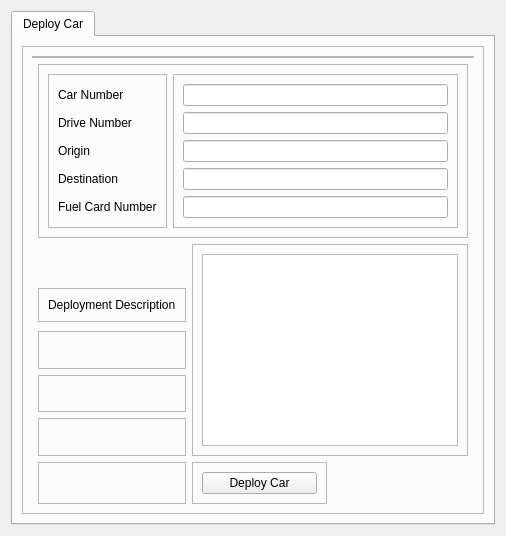
      <widget class="QWidget" name="page_8">
       <layout class="QGridLayout" name="gridLayout_56">
        <item row="0" column="0">
         <widget class="QTabWidget" name="tabWidget_3">
          <property name="currentIndex">
           <number>0</number>
          </property>
          <widget class="QWidget" name="tab_12">
           <attribute name="title">
            <string>Deploy Car</string>
           </attribute>
           <layout class="QHBoxLayout" name="horizontalLayout">
            <item>
             <widget class="QFrame" name="frame_39">
              <property name="frameShape">
               <enum>QFrame::StyledPanel</enum>
              </property>
              <property name="frameShadow">
               <enum>QFrame::Raised</enum>
              </property>
              <layout class="QGridLayout" name="gridLayout_63">
               <item row="1" column="1" colspan="3">
                <widget class="QFrame" name="frame_40">
                 <property name="frameShape">
                  <enum>QFrame::StyledPanel</enum>
                 </property>
                 <property name="frameShadow">
                  <enum>QFrame::Raised</enum>
                 </property>
                 <layout class="QGridLayout" name="gridLayout_62">
                  <item row="0" column="0">
                   <widget class="QFrame" name="frame_41">
                    <property name="frameShape">
                     <enum>QFrame::StyledPanel</enum>
                    </property>
                    <property name="frameShadow">
                     <enum>QFrame::Raised</enum>
                    </property>
                    <layout class="QGridLayout" name="gridLayout_57">
                     <item row="3" column="0">
                      <widget class="QLabel" name="label_19">
                       <property name="text">
                        <string>Drive Number</string>
                       </property>
                      </widget>
                     </item>
                     <item row="7" column="0">
                      <widget class="QLabel" name="label_64">
                       <property name="text">
                        <string>Fuel Card Number</string>
                       </property>
                      </widget>
                     </item>
                     <item row="6" column="0">
                      <widget class="QLabel" name="label_63">
                       <property name="text">
                        <string>Destination</string>
                       </property>
                      </widget>
                     </item>
                     <item row="5" column="0">
                      <widget class="QLabel" name="label_62">
                       <property name="text">
                        <string>Origin</string>
                       </property>
                      </widget>
                     </item>
                     <item row="2" column="0">
                      <widget class="QLabel" name="label_12">
                       <property name="text">
                        <string>Car Number</string>
                       </property>
                      </widget>
                     </item>
                    </layout>
                   </widget>
                  </item>
                  <item row="0" column="1">
                   <widget class="QFrame" name="frame_43">
                    <property name="frameShape">
                     <enum>QFrame::StyledPanel</enum>
                    </property>
                    <property name="frameShadow">
                     <enum>QFrame::Raised</enum>
                    </property>
                    <layout class="QGridLayout" name="gridLayout_59">
                     <item row="0" column="0">
                      <widget class="QLineEdit" name="licensenumber_2"/>
                     </item>
                     <item row="1" column="0">
                      <widget class="QLineEdit" name="driverid_2"/>
                     </item>
                     <item row="2" column="0">
                      <widget class="QLineEdit" name="origin"/>
                     </item>
                     <item row="3" column="0">
                      <widget class="QLineEdit" name="destination"/>
                     </item>
                     <item row="4" column="0">
                      <widget class="QLineEdit" name="fuelcardnumber"/>
                     </item>
                    </layout>
                   </widget>
                  </item>
                 </layout>
                </widget>
               </item>
               <item row="2" column="2" rowspan="5" colspan="2">
                <widget class="QFrame" name="frame_44">
                 <property name="frameShape">
                  <enum>QFrame::StyledPanel</enum>
                 </property>
                 <property name="frameShadow">
                  <enum>QFrame::Raised</enum>
                 </property>
                 <layout class="QGridLayout" name="gridLayout_60">
                  <item row="0" column="0">
                   <widget class="QTextEdit" name="deploymentdescription"/>
                  </item>
                 </layout>
                </widget>
               </item>
               <item row="5" column="1">
                <widget class="QFrame" name="frame_54">
                 <property name="frameShape">
                  <enum>QFrame::StyledPanel</enum>
                 </property>
                 <property name="frameShadow">
                  <enum>QFrame::Raised</enum>
                 </property>
                </widget>
               </item>
               <item row="1" column="0" rowspan="2">
                <widget class="QFrame" name="frame_52">
                 <property name="frameShape">
                  <enum>QFrame::StyledPanel</enum>
                 </property>
                 <property name="frameShadow">
                  <enum>QFrame::Raised</enum>
                 </property>
                </widget>
               </item>
               <item row="6" column="1">
                <widget class="QFrame" name="frame_49">
                 <property name="frameShape">
                  <enum>QFrame::StyledPanel</enum>
                 </property>
                 <property name="frameShadow">
                  <enum>QFrame::Raised</enum>
                 </property>
                </widget>
               </item>
               <item row="7" column="0">
                <widget class="QFrame" name="frame_46">
                 <property name="frameShape">
                  <enum>QFrame::StyledPanel</enum>
                 </property>
                 <property name="frameShadow">
                  <enum>QFrame::Raised</enum>
                 </property>
                </widget>
               </item>
               <item row="7" column="2">
                <widget class="QFrame" name="frame_50">
                 <property name="frameShape">
                  <enum>QFrame::StyledPanel</enum>
                 </property>
                 <property name="frameShadow">
                  <enum>QFrame::Raised</enum>
                 </property>
                 <layout class="QGridLayout" name="gridLayout_61">
                  <item row="0" column="0">
                   <widget class="QPushButton" name="deploycarbutton">
                    <property name="text">
                     <string>Deploy Car</string>
                    </property>
                   </widget>
                  </item>
                 </layout>
                </widget>
               </item>
               <item row="3" column="1" alignment="Qt::AlignTop">
                <widget class="QFrame" name="frame_42">
                 <property name="frameShape">
                  <enum>QFrame::StyledPanel</enum>
                 </property>
                 <property name="frameShadow">
                  <enum>QFrame::Raised</enum>
                 </property>
                 <layout class="QGridLayout" name="gridLayout_58">
                  <item row="0" column="0">
                   <widget class="QLabel" name="label_65">
                    <property name="text">
                     <string>Deployment Description</string>
                    </property>
                   </widget>
                  </item>
                 </layout>
                </widget>
               </item>
               <item row="0" column="0" colspan="5">
                <widget class="QFrame" name="frame_51">
                 <property name="frameShape">
                  <enum>QFrame::StyledPanel</enum>
                 </property>
                 <property name="frameShadow">
                  <enum>QFrame::Raised</enum>
                 </property>
                </widget>
               </item>
               <item row="3" column="0">
                <widget class="QFrame" name="frame_53">
                 <property name="frameShape">
                  <enum>QFrame::StyledPanel</enum>
                 </property>
                 <property name="frameShadow">
                  <enum>QFrame::Raised</enum>
                 </property>
                </widget>
               </item>
               <item row="6" column="4" rowspan="2">
                <widget class="QFrame" name="frame_48">
                 <property name="frameShape">
                  <enum>QFrame::StyledPanel</enum>
                 </property>
                 <property name="frameShadow">
                  <enum>QFrame::Raised</enum>
                 </property>
                </widget>
               </item>
               <item row="1" column="4" rowspan="3">
                <widget class="QFrame" name="frame_45">
                 <property name="frameShape">
                  <enum>QFrame::StyledPanel</enum>
                 </property>
                 <property name="frameShadow">
                  <enum>QFrame::Raised</enum>
                 </property>
                </widget>
               </item>
               <item row="7" column="1">
                <widget class="QFrame" name="frame_47">
                 <property name="frameShape">
                  <enum>QFrame::StyledPanel</enum>
                 </property>
                 <property name="frameShadow">
                  <enum>QFrame::Raised</enum>
                 </property>
                </widget>
               </item>
               <item row="4" column="1">
                <widget class="QFrame" name="frame_55">
                 <property name="frameShape">
                  <enum>QFrame::StyledPanel</enum>
                 </property>
                 <property name="frameShadow">
                  <enum>QFrame::Raised</enum>
                 </property>
                </widget>
               </item>
              </layout>
             </widget>
            </item>
           </layout>
          </widget>
         </widget>
        </item>
       </layout>
      </widget>
